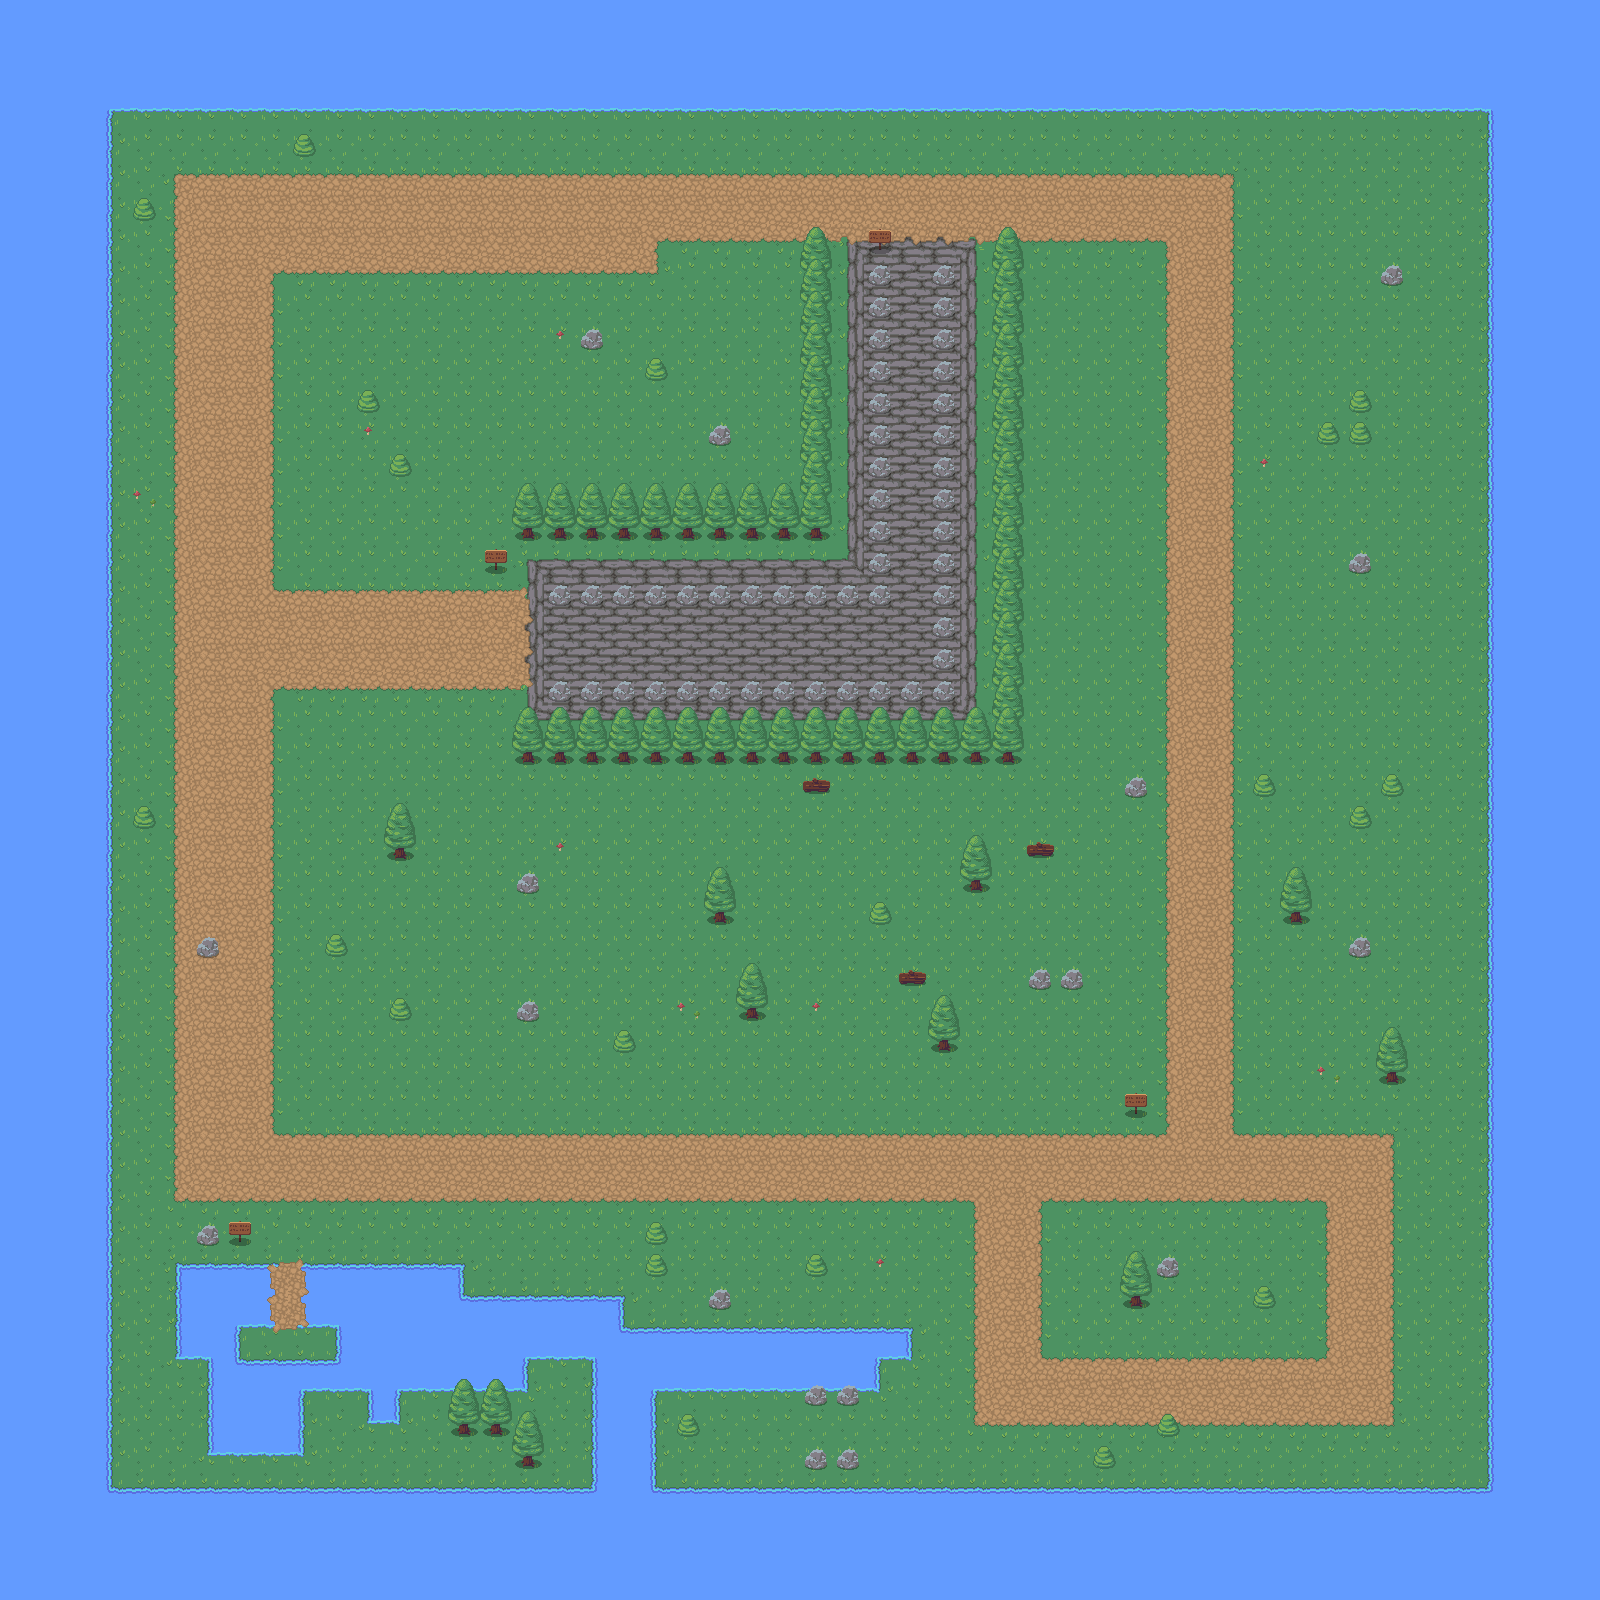

Below is a game level as drawn by its tile map, then a one-line description and the .tmx that defines it (tile-layer data replaced by summaries):
An orthogonal 50x50 tile map with 32x32 px tiles, 3 tile layers (background, terrain, invisible_paths_background) and 177 objects (9x item.big_coin, 8x object.box, 8x object.pot, 7x object.barrel, 6x object.key_wall, ...).

<map version="1.5" tiledversion="1.7.2" orientation="orthogonal" renderorder="right-down" width="50" height="50" tilewidth="32" tileheight="32" infinite="0" nextlayerid="8" nextobjectid="218">
 <properties>
  <property name="background_layers" value="[0, 1]" />
  <property name="continuous_damage" value="1" />
  <property name="continuous_damage_interval" value="2" />
  <property name="invisible_paths_layer" value="[2]" />
  <property name="mini_map_config_path" value="config/menu/maps/test_map_3.json" />
  <property name="terrain_layers" value="" />
 </properties>
 <tileset firstgid="1" source="tileset/rpg_nature_tileset_small.tsx" />
 <layer id="1" name="background" width="50" height="50" locked="1">
  <data>[2500 cells, 2500 non-empty, 40 distinct tile ids]</data>
 </layer>
 <layer id="2" name="terrain" width="50" height="50" locked="1">
  <data>[2500 cells, 205 non-empty, 12 distinct tile ids]</data>
 </layer>
 <layer id="5" name="invisible_paths_background" width="50" height="50" locked="1">
  <data>[2500 cells, 6 non-empty, 6 distinct tile ids]</data>
 </layer>
 <objectgroup id="3" name="objects">
  <properties>
   <property name="locked" value="false" />
  </properties>
  <object id="1" name="item.axe" x="480" y="639">
   <point />
  </object>
  <object id="2" name="player.startingPosition" x="912.333" y="658.667">
   <point />
  </object>
  <object id="3" name="item.coin" x="912" y="465.333">
   <point />
  </object>
  <object id="4" name="item.health" x="338.667" y="722">
   <point />
  </object>
  <object id="52" name="object.barrel" x="384.25" y="575.5">
   <properties>
    <property name="drop" value="{shield: 1}" />
   </properties>
   <point />
  </object>
  <object id="53" name="object.box" x="320.25" y="576.25">
   <properties>
    <property name="drop" value="{coin: 0.5, shield: 0.5}" />
   </properties>
   <point />
  </object>
  <object id="54" name="object.pot" x="349.5" y="529">
   <point />
  </object>
  <object id="55" name="object.barrel" x="413.5" y="525">
   <point />
  </object>
  <object id="56" name="object.box" x="458.5" y="488.5">
   <properties>
    <property name="drop" value="{}" />
   </properties>
   <point />
  </object>
  <object id="57" name="object.chest" x="347.5" y="475.5">
   <point />
  </object>
  <object id="62" name="object.barrel" x="909.333" y="351.333">
   <point />
  </object>
  <object id="63" name="object.barrel" x="909.333" y="321.333">
   <point />
  </object>
  <object id="64" name="object.barrel" x="710" y="566">
   <point />
  </object>
  <object id="65" name="object.barrel" x="736.667" y="567.333">
   <point />
  </object>
  <object id="66" name="object.barrel" x="766" y="566.667">
   <point />
  </object>
  <object id="67" name="object.box" x="448" y="800">
   <point />
  </object>
  <object id="68" name="object.box" x="480" y="800">
   <point />
  </object>
  <object id="69" name="object.box" x="448" y="832">
   <point />
  </object>
  <object id="70" name="object.box" x="480" y="832">
   <point />
  </object>
  <object id="71" name="object.box" x="512" y="832">
   <point />
  </object>
  <object id="72" name="object.box" x="512" y="800">
   <point />
  </object>
  <object id="73" name="object.pot" x="320" y="1248">
   <point />
  </object>
  <object id="74" name="object.pot" x="352" y="1248">
   <point />
  </object>
  <object id="75" name="object.pot" x="384" y="1248">
   <point />
  </object>
  <object id="76" name="object.pot" x="416" y="1248">
   <point />
  </object>
  <object id="77" name="object.pot" x="448" y="1248">
   <point />
  </object>
  <object id="78" name="object.pot" x="288" y="800">
   <point />
  </object>
  <object id="79" name="object.pot" x="288" y="832">
   <point />
  </object>
  <object id="80" name="enemy.bat" x="224" y="640">
   <properties>
    <property name="drop" value="{big_coin: 1}" />
   </properties>
   <point />
  </object>
  <object id="82" name="enemy.gladiator" x="224" y="256">
   <properties>
    <property name="predefinedMovementPositions" value="[{x:5, y:0}, {x:0, y:0}]" />
   </properties>
   <point />
  </object>
  <object id="83" name="enemy.bat" x="224" y="992">
   <point />
  </object>
  <object id="84" name="enemy.bat" x="352" y="1088">
   <point />
  </object>
  <object id="85" name="enemy.bat" x="416" y="1088">
   <point />
  </object>
  <object id="86" name="enemy.bat" x="448" y="1024">
   <point />
  </object>
  <object id="87" name="enemy.gladiator" x="512" y="1088">
   <point />
  </object>
  <object id="88" name="enemy.mini_golem" x="576" y="896">
   <properties>
    <property name="aiType" value="mini_golem_ray_cast" />
   </properties>
   <point />
  </object>
  <object id="89" name="enemy.mini_golem" x="640" y="1088">
   <point />
  </object>
  <object id="90" name="enemy.mini_golem" x="512" y="352">
   <properties>
    <property name="aiType" value="mini_golem_team" />
    <property name="teamId" value="mini_golems_upper_map_part" />
   </properties>
   <point />
  </object>
  <object id="91" name="enemy.mini_golem" x="448" y="320">
   <properties>
    <property name="aiType" value="mini_golem_team" />
    <property name="teamId" value="mini_golems_upper_map_part" />
   </properties>
   <point />
  </object>
  <object id="92" name="item.shield" x="432" y="719.333">
   <point />
  </object>
  <object id="94" name="item.shield" x="680.667" y="794">
   <point />
  </object>
  <object id="93" name="item.shield" x="684.667" y="438.667">
   <point />
  </object>
  <object id="95" name="item.mana" x="384" y="720.667">
   <point />
  </object>
  <object id="96" name="object.signboard" x="447.333" y="568.667">
   <properties>
    <property name="colorHeader" value="#ff00ff" />
    <property name="displayText" value="Lorem ipsum dingsum..." />
    <property name="displayTextHeader" value="Header Dings" />
   </properties>
   <point />
  </object>
  <object id="97" name="object.signboard" x="992" y="160">
   <properties>
    <property name="displayText" value="Some text on the left sign" />
    <property name="displayTextHeader" value="Left Sign:" />
   </properties>
   <point />
  </object>
  <object id="98" name="object.signboard" x="1005.33" y="160">
   <properties>
    <property name="displayText" value="Some text on the right sign." />
    <property name="displayTextHeader" value="Right Sign:" />
   </properties>
   <point />
  </object>
  <object id="99" name="object.spawnPoint" x="768" y="661.333">
   <properties>
    <property name="spawn" value="playerOutOfAmmo_arrows" />
   </properties>
   <point />
  </object>
  <object id="100" name="item.arrow" x="736" y="662">
   <point />
  </object>
  <object id="101" name="item.bomb" x="640" y="661.333">
   <point />
  </object>
  <object id="102" name="item.bomb" x="608.667" y="660.667">
   <point />
  </object>
  <object id="103" name="object.spawnPoint" x="752" y="441.333">
   <properties>
    <property name="spawn" value="playerOutOfAmmo_bombs" />
   </properties>
   <point />
  </object>
  <object id="104" name="item.bomb" x="934" y="248.667">
   <point />
  </object>
  <object id="105" name="enemy.minotaur" x="1230" y="1294.67">
   <properties>
    <property name="specialDropMapProperties" value="{key_key: Minotaur Key}" />
    <property name="specialDropType" value="key" />
    <property name="unitId" value="demo_minotaur" />
   </properties>
   <point />
  </object>
  <object id="107" name="enemy.spider" x="1330" y="250.667">
   <point />
  </object>
  </objectgroup>
 <objectgroup id="4" name="physics" locked="1">
  <properties>
   <property name="material" value="water" />
  </properties>
  <!-- 18 objects omitted --></objectgroup>
 <objectgroup id="7" name="unreachable_area_physics" locked="1">
  <!-- 20 objects omitted --></objectgroup>
 <objectgroup id="6" name="invisible_paths_blocker_physics" locked="1">
  <!-- 1 objects omitted --></objectgroup>
</map>
<!-- 123 of 177 objects omitted -->
